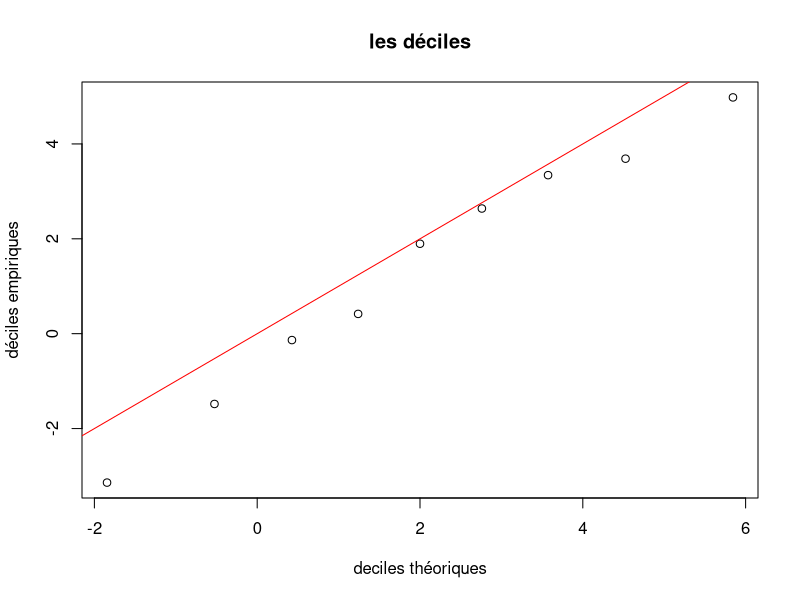
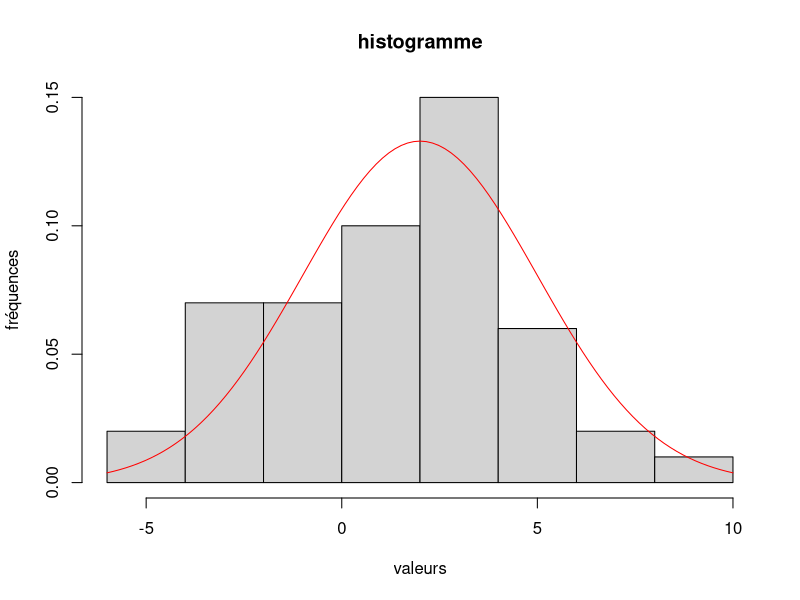
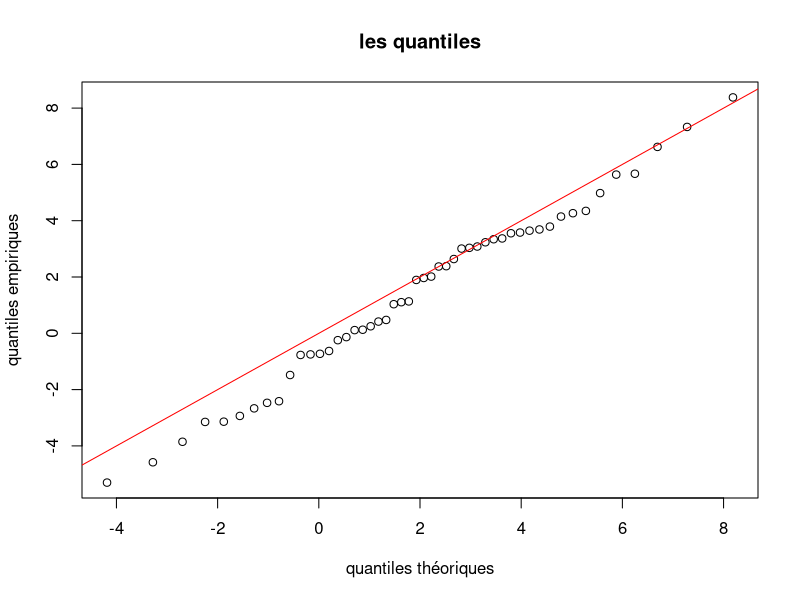
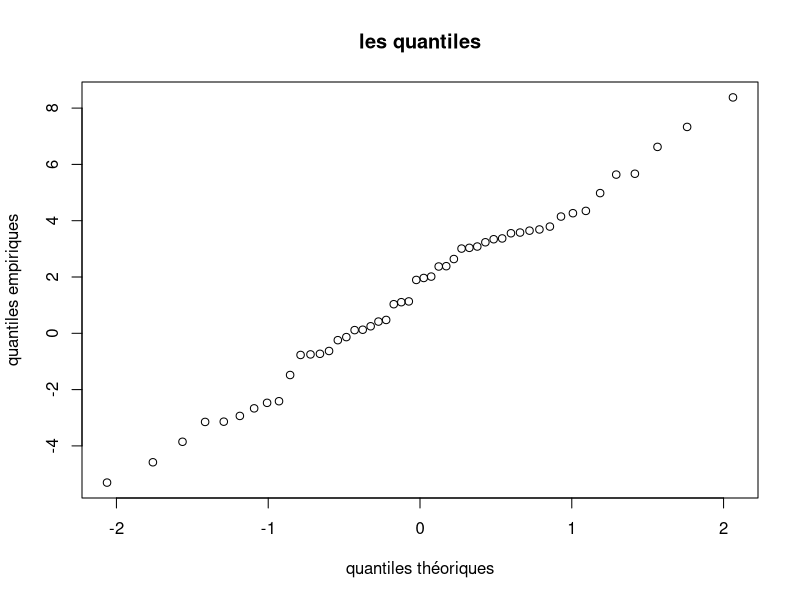

The R source for these figures, in order:
# Dans cette partie X est une variable al ́eatoire de loi N (2, 4).

# Exercice 1 : quantiles empiriques ou th ́eoriques
# Le quantile empirique d’ordre α d’un  ́echantillon de n tirages ind ́ependants x1, x2, ..., xn de X est la
# valeur pour laquelle, la proportion des xi qui se trouvent inf ́erieurs ou  ́egaux `a cette valeur, vaut α. Le
# quantile th ́eorique d’ordre α appel ́e quantile (et calcul ́e par la fonction de quantile qnorm()) est la valeur
# telle que la probabilit ́e que X soit inf ́erieur ou  ́egal `a cette valeur, vaille α

# 1. Simuler un  ́echantillon de taille n = 50 de X et l’affecter `a x.

mu <- 2
sigma <- 3
n <- 50

x <- rnorm(n, mu, sigma)

# 2. Calculer les quantiles empiriques d’ordre 10%, 20%, ..., 90% de x (appel ́es aussi les d ́eciles empiriques
# car ils permettent de couper l’ ́echantillon en dix) `a l’aide de la fonction quantile() et en utilisant
# l’option type=1.

demp <- quantile(x, probs = seq(0.1, 0.9, 0.1), type = 1)

# 3. Calculer les quantiles th ́eoriques d’ordre 10%, 20%, ..., 90% de X `a l’aide de la fonction qnorm()

dtheo <- qnorm(seq(0.1, 0.9, 0.1), mu, sigma)

# 4. Faire un graphe des 9 points d’abscisses les d ́eciles et d’ordonn ́ees les d ́eciles empiriques. Ajouter
# la droite y = x. Commentaire

plot(dtheo, demp, main = "les déciles", xlab = "deciles théoriques", ylab = "déciles empiriques")
abline(0, 1, col = "red")

# 5. Faire un histogramme des observations tir ́ees et y superposer la densit ́e de la loi N (2, 4). Commen-
# taire.

hist(x, main = "histogramme", xlab = "valeurs", ylab = "fréquences", freq = FALSE)
curve(dnorm(x, mu, sigma), col = "red", add = TRUE)

# 6. Calculer les quantiles empiriques d’ordre 1/(n + 1), 2/(n + 1), ...., n/(n + 1) de x. Les comparer aux
# valeurs ordonn ́ees de l’ ́echantillon que l’on obtiendra avec la commande sort(x).

emp <- quantile(x, probs = seq(1 / (n + 1), n / (n + 1), 1 / (n + 1)), type = 1)
sort(x)

# 7. Calculer les quantiles th ́eoriques d’ordre 1/(n + 1), 2/(n + 1), ...., n/(n + 1) de X et tracer les points
# d’abscisses quantiles th ́eoriques et ordonn ́ees quantiles empiriques. Y ajouter la droite y = x.

theo <- qnorm(seq(1 / (n + 1), n / (n + 1), 1 / (n + 1)), mu, sigma)
plot(theo, emp, main = "les quantiles", xlab = "quantiles théoriques", ylab = "quantiles empiriques")
abline(0, 1, col = "red")

# 8. Reprendre les quantiles th ́eoriques d’ordre 1/(n + 1), 2/(n + 1), ...., n/(n + 1) de la variable normale
# centr ́ee r ́eduite U , calcul ́es dans la question 4 du premier exercice 1. Faire un plot() des valeurs
# ordonn ́ees de l’ ́echantillon selon les quantiles th ́eoriques d’ordre 1/(n + 1), 2/(n + 1), ...., n/(n + 1)
# de la variable normale centr ́ee r ́eduite U . Y ajouter la droite d’ ́equation y = σx + μ pour μ = 2 et
# σ = 2. Cette droite s’appelle droite de Henry et permet d’appr ́ecier la normalit ́e d’un  ́echantillon
# x1, ..., xn. Plus les points sont proches de la droite plus l’hypoth`ese de normalit ́e faite sur la variable
# qui a g ́en ́er ́e ces observations est correcte.

qtheoc <- qnorm(seq(1 / (n + 1), n / (n + 1), 1 / (n + 1)), 0, 1)
plot(qtheoc, sort(x), main = "les quantiles", xlab = "quantiles théoriques", ylab = "quantiles empiriques")
